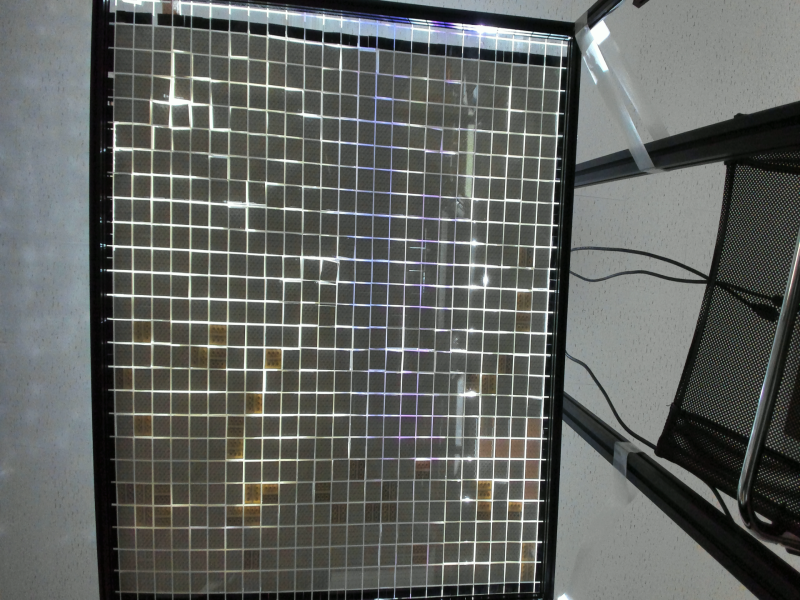
#> input picture save/1_before_image.png, 1600 x 1200 px (shown at 1/2 size)
$ jupyter execute --allow-errors select-cells.ipynb   (shell and % lines are left out)   (older library calls are emulated)
#> lines starting #> are read from the running program, lines starting #| are printed output that depends on the picture; after the words box and inside, x2 and y2 are one past the last pixel; in counts of white or black regions, pixels touching at a corner belong together
[cell 1]
import cv2
import numpy as np
import copy
import random
import sys
import matplotlib.pyplot as plt

[cell 2]
img = cv2.imread('./save/1_before_image.png')
#> img is the input picture: shape (1200, 1600, 3); mean B, G, R 95.9, 99.3, 96.6
bf_img = np.copy(img)
gray_img = cv2.cvtColor(img, cv2.COLOR_RGB2GRAY)
lego_preprocessed = cv2.GaussianBlur(gray_img, (5, 5), 0)
# _, lego_binary = cv2.threshold(img,135,255,cv2.THRESH_BINARY)
lego_binary = cv2.adaptiveThreshold(lego_preprocessed, 255,cv2.ADAPTIVE_THRESH_MEAN_C,\
            cv2.THRESH_BINARY,11,2)
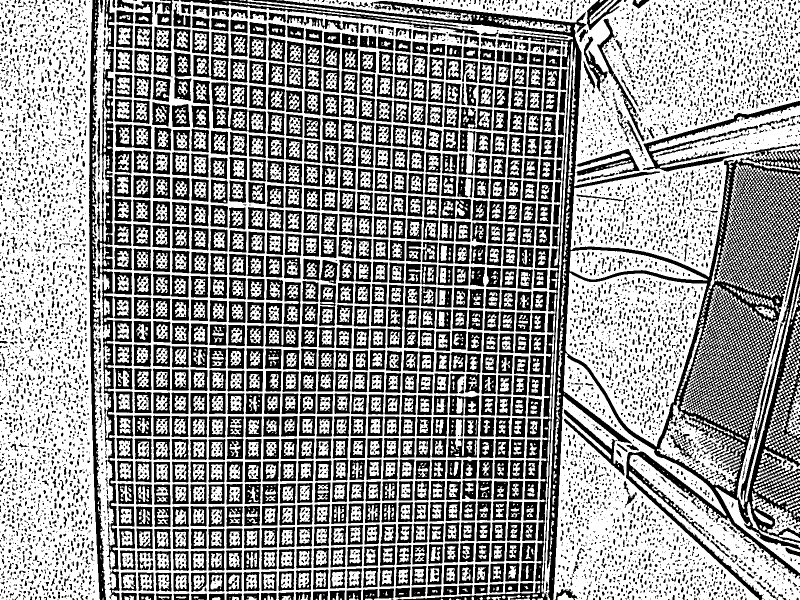
#> lego_binary: shape (1200, 1600) (shown at 1/2 size); 58.4% white; 8840 black regions (6090 under 20 px)
# lego_binary = cv2.bitwise_not(lego_binary)
plt.imshow(lego_binary, cmap='gray')

[cell 3]
plt.imshow(cv2.cvtColor(img*2, cv2.COLOR_RGB2GRAY), cmap='gray')
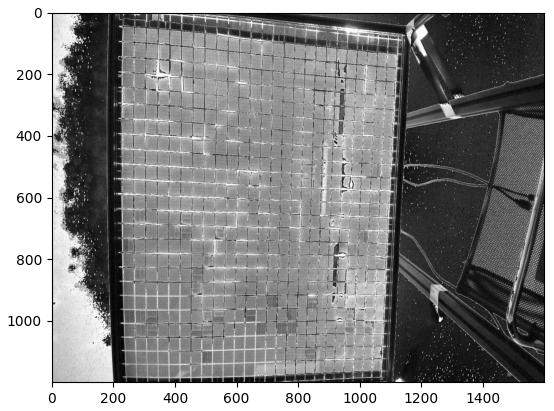
#> figure drawn by matplotlib, 1 panel

[cell 4]
preprocessed_g = cv2.cvtColor(img, cv2.COLOR_RGB2GRAY)
img_blur_small = cv2.GaussianBlur(preprocessed_g, (15,15), 0)
plt.imshow(img_blur_small)

[cell 5]
plt.imshow(img)

[cell 6]
plt.imshow(bf_img + 5)
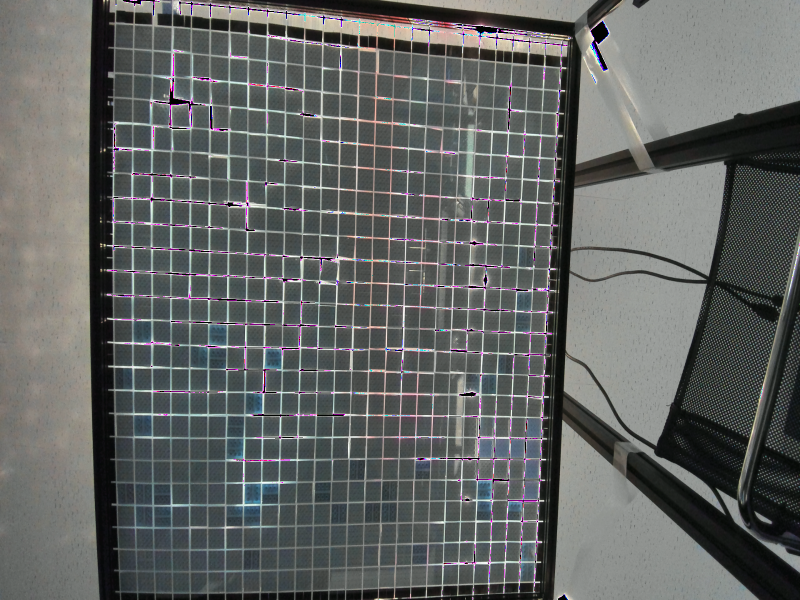
#> shown: shape (1200, 1600, 3) (shown at 1/2 size); mean R, G, B 98.4, 100.9, 99.4

 _, lego_p_binary = cv2.threshold(img_blur_small,100,255,cv2.THRESH_BINARY)
# lego_p_binary = cv2.adaptiveThreshold(img_blur_small, 255,cv2.ADAPTIVE_THRESH_GAUSSIAN_C, cv2.THRESH_BINARY,11,2)
lego_p_binary = cv2.bitwise_not(lego_p_binary)
plt.imshow(lego_p_binary, cmap='gray')

[cell 7]
image, contours, hierarchy = cv2.findContours(lego_binary, cv2.RETR_EXTERNAL, cv2.CHAIN_APPROX_SIMPLE)
#> contours = 1765 contours, 1409 with area under 20; largest, box (x1, y1, x2, y2) and area: (206, 0, 1146, 1200) 1012365, (0, 0, 200, 1200) 217646, (567, 0, 1600, 554) 197577, (1106, 706, 1518, 1200) 91386, (1131, 545, 1414, 893) 62034
cv2.drawContours(img, contours[550:5550], -1,(255, 0, 0),3)
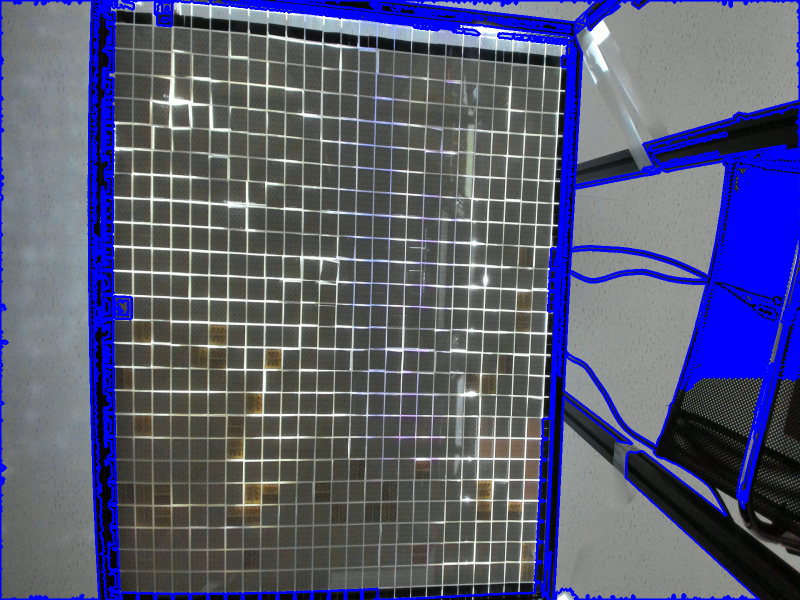
#> img: shape (1200, 1600, 3) (shown at 1/2 size); 11.32% of pixels changed, all inside (x1, y1, x2, y2) = (0, 0, 1600, 1200)

plt.imshow(img)

[cell 8]
len(contours)
#> Out = 1765

[cell 9]
plt.imshow(cv2.absdiff(bf_img, img))
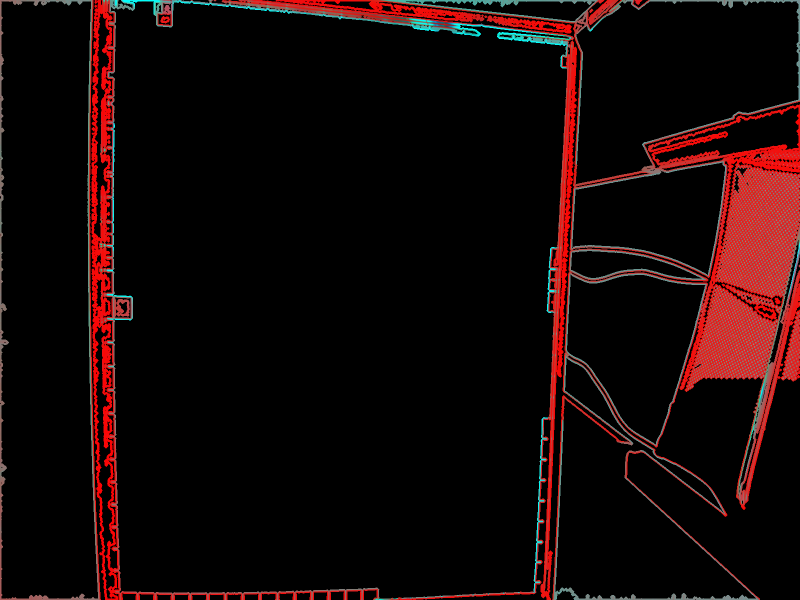
#> shown: shape (1200, 1600, 3) (shown at 1/2 size); mean R, G, B 21.7, 7.3, 6.9

#> (a cell that did not finish here is left out)

### 岡本先生語録
#### 観光まちづくり
まちづくりは住民の満足度向上を目指すもの
観光は他の人に依存
観光まちづくりを叫びがちなのは観光がうまくいってない人たち

### 四段階推定法
1. 発生・集中交通量予測(ti, tj)
2. 分布交通量予測(tij)目的地選択
3.
4.

最も多く使われるのがロジットモデル

#### 最終発表
ある観光地を取り上げ、その観光地の抱える課題、その対策と想定される効果について考察を行う。
科学的なデータ、分析結果に基づく考察を行うこと。
-近年、需要増加（あるいは減少）が著しい観光地
-突発的な需要増が生じている観光地、イベント
-ピーク時とオフピーク時の差が激しい観光地
第五回講義(12/22)にて1人5分発表、改善後レポートとしてメールで提出 (1/10正午提出)

[cell 11]
src = cv2.imread("./save/1_before_image.png", cv2.IMREAD_COLOR)

if src is None:

    print("Failed to load image file.")
    sys.exit(1)

height, width, channels = src.shape[:3]
#> height = 1200; width = 1600; channels = 3
dst = copy.copy(src)
gray = cv2.cvtColor(src, cv2.COLOR_BGR2GRAY)
ret, bina = cv2.threshold(gray, 0, 255, cv2.THRESH_BINARY | cv2.THRESH_OTSU)
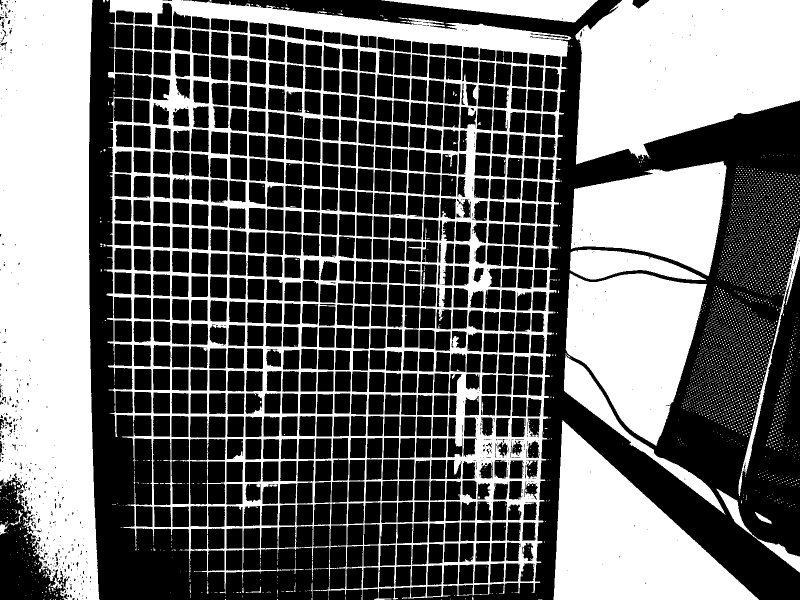
#> bina: shape (1200, 1600) (shown at 1/2 size); 41.4% white; 3260 white regions (3222 under 20 px)
#> ret = 105
nLabels, labelImage = cv2.connectedComponents(bina)
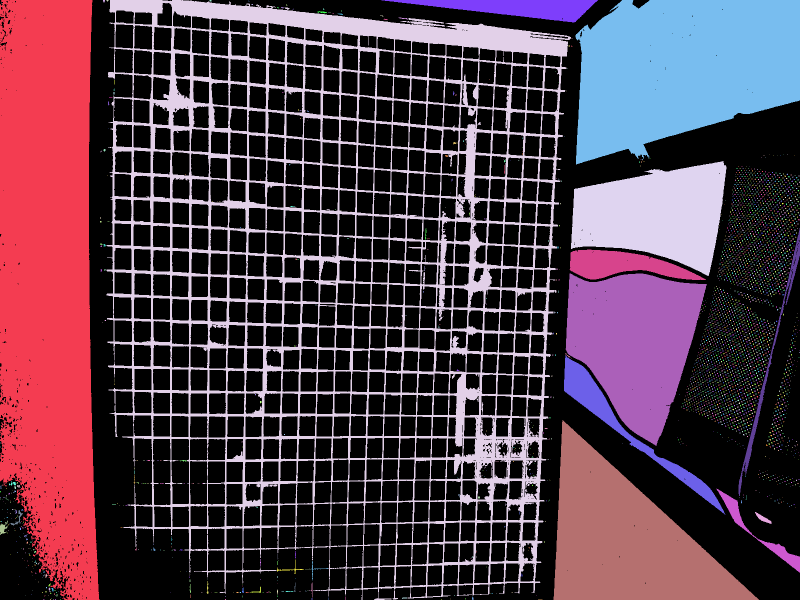
#> labelImage: shape (1200, 1600) int32 (shown at 1/2 size); 3261 distinct labels, from 0 to 3260; one colour per label, 0 black
#> nLabels = 3261

colors = []
for i in range(1, nLabels + 1):
    colors.append(np.array([random.randint(0, 255), random.randint(0, 255), random.randint(0, 255)]))

for y in range(0, height):
    for x in range(0, width):
        if labelImage[y, x] > 0:
            dst[y, x] = colors[labelImage[y, x]]
        else:
            dst[y, x] = [0, 0, 0]
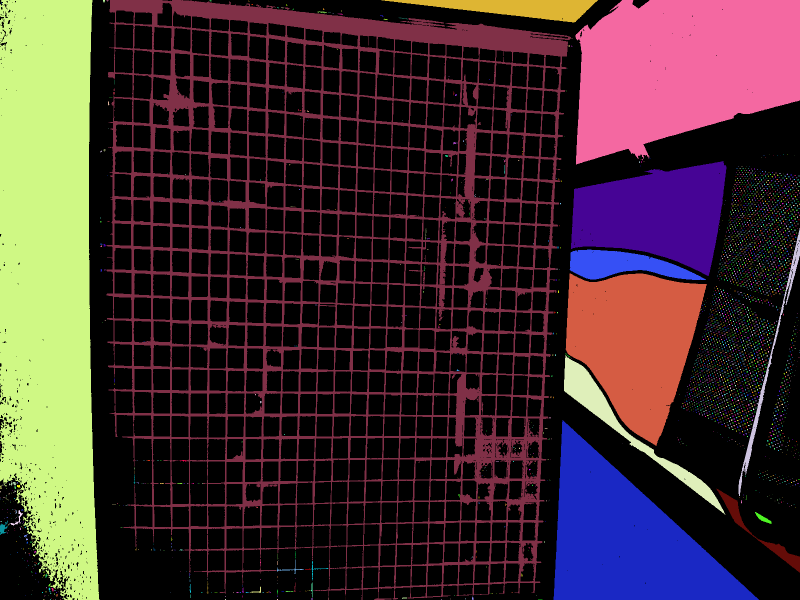
#> dst: shape (1200, 1600, 3) (shown at 1/2 size); mean B, G, R 49.7, 46.8, 66.2

plt.imshow(dst)
# [4 lines of commented-out code are left out]

cv2.waitKey(0)
cv2.destroyAllWindows()

[cell 12]
contours = cv2.findContours(lego_binary, cv2.RETR_LIST, cv2.CHAIN_APPROX_SIMPLE)[1]
#> contours = 12673 contours, 7379 with area under 20; largest, box (x1, y1, x2, y2) and area: (206, 0, 1146, 1200) 1012365, (0, 0, 200, 1200) 217646, (567, 0, 1600, 554) 197577, (1106, 706, 1518, 1200) 91386, (1131, 545, 1414, 893) 62034

#> (a cell that did not finish here is left out)

[cell 14]
def getRectByPoints(points):
    # prepare simple array
    points = list(map(lambda x: x[0], points))

    points = sorted(points, key=lambda x:x[1])
    top_points = sorted(points[:2], key=lambda x:x[0])
    bottom_points = sorted(points[2:4], key=lambda x:x[0])
    points = top_points + bottom_points

    left = min(points[0][0], points[2][0])
    right = max(points[1][0], points[3][0])
    top = min(points[0][1], points[1][1])
    bottom = max(points[2][1], points[3][1])
    return (top, bottom, left, right)

def getPartImageByRect(rect):
    img = cv2.imread(image_dir + image_file, 1)
    return img[rect[0]:rect[1], rect[2]:rect[3]]

注意: フレームを全て映してしまうとその角が抽出されてしまうので注意
透視変換
一番大きな四角形を抽出して4点の座標を取得

https://dev.classmethod.jp/smartphone/avfoundation-opencv-findcontours/
https://blanktar.jp/blog/2015/07/python-opencv-crop-box.html

[cell 15]
cnts = cv2.findContours(gray_img, cv2.RETR_LIST, cv2.CHAIN_APPROX_SIMPLE)[0]  # 抽出した輪郭に近似する直線（？）を探す。
#> cnts = [[[0, 0], [0, 1199], [1599, 1199], [1599, 0]]]

#> (a cell that did not finish here is left out)

[cell 17]
import cv2

img = cv2.imread("./test.png")
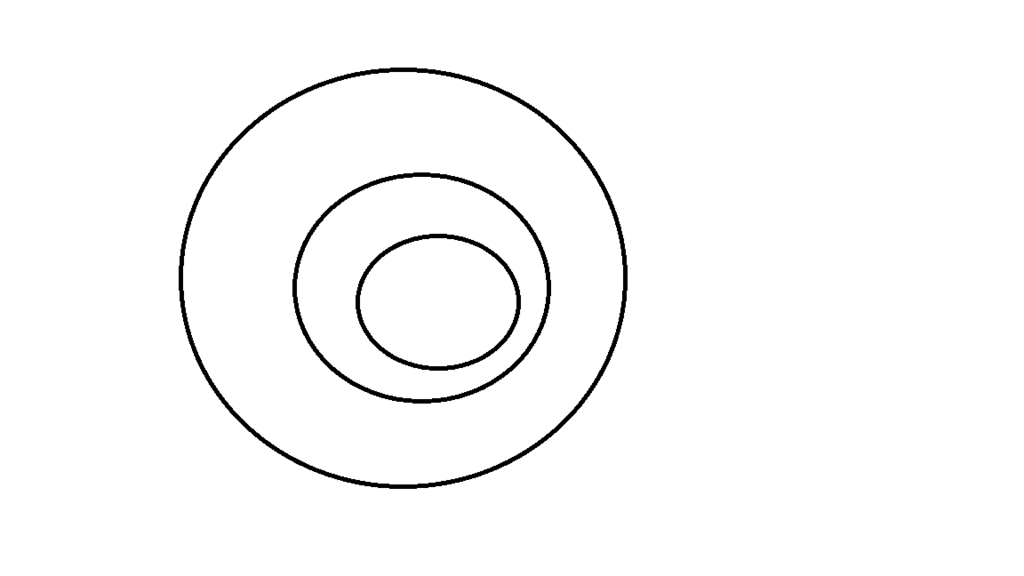
#> input picture test.png, 1024 x 576 px
#> img is the input picture: shape (576, 1024, 3); min 0, max 255, mean 250.1
gray = cv2.cvtColor(img, cv2.COLOR_BGR2GRAY)
#> gray: shape (576, 1024)

ret, contours, hierarchy = cv2.findContours(gray, cv2.RETR_TREE, cv2.CHAIN_APPROX_NONE )
#> contours = 7 contours; box (x1, y1, x2, y2) and area: (0, 0, 1024, 576) 588225, (178, 67, 628, 489) 148080, (182, 71, 624, 485) 143005, (292, 172, 551, 404) 46630, (296, 176, 547, 400) 43798, (355, 233, 521, 371) 17614, (359, 238, 517, 367) 15863

cv2.drawContours(img, contours[0], -1,(255,  0,  0),3)
cv2.drawContours(img, contours[1], -1,(  0,255,  0),3)
cv2.drawContours(img, contours[2], -1,(  0,  0,255),3)
cv2.drawContours(img, contours[3], -1,(255,255,  0),3)
cv2.drawContours(img, contours[4], -1,(  0,255,255),3)
cv2.drawContours(img, contours[5], -1,(255,  0,255),3)
cv2.drawContours(img, contours[6], -1,(  0,  0,  0),3)
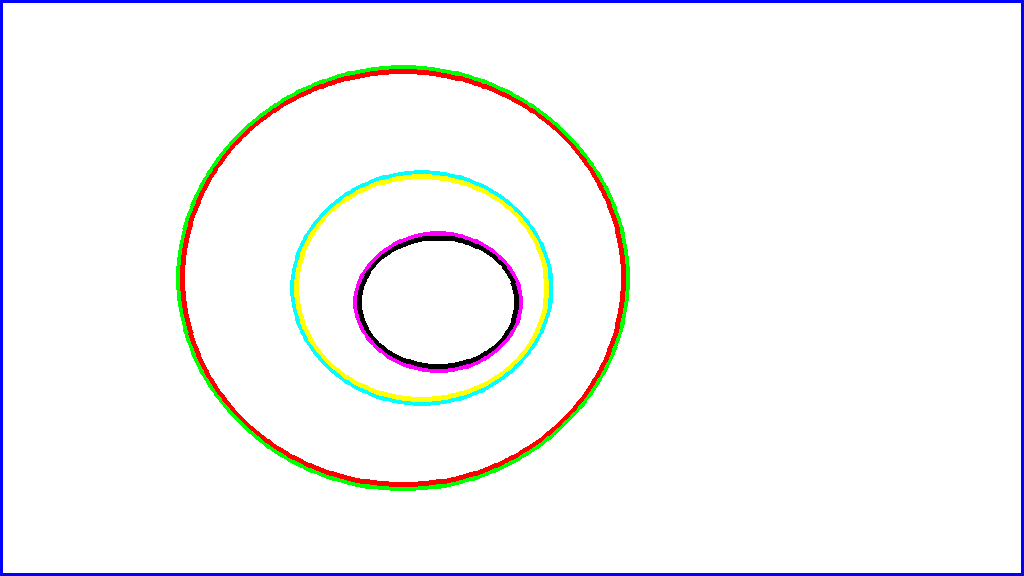
#> img: shape (576, 1024, 3); mean B, G, R 247.8, 246.6, 246.5

plt.imshow( img)
